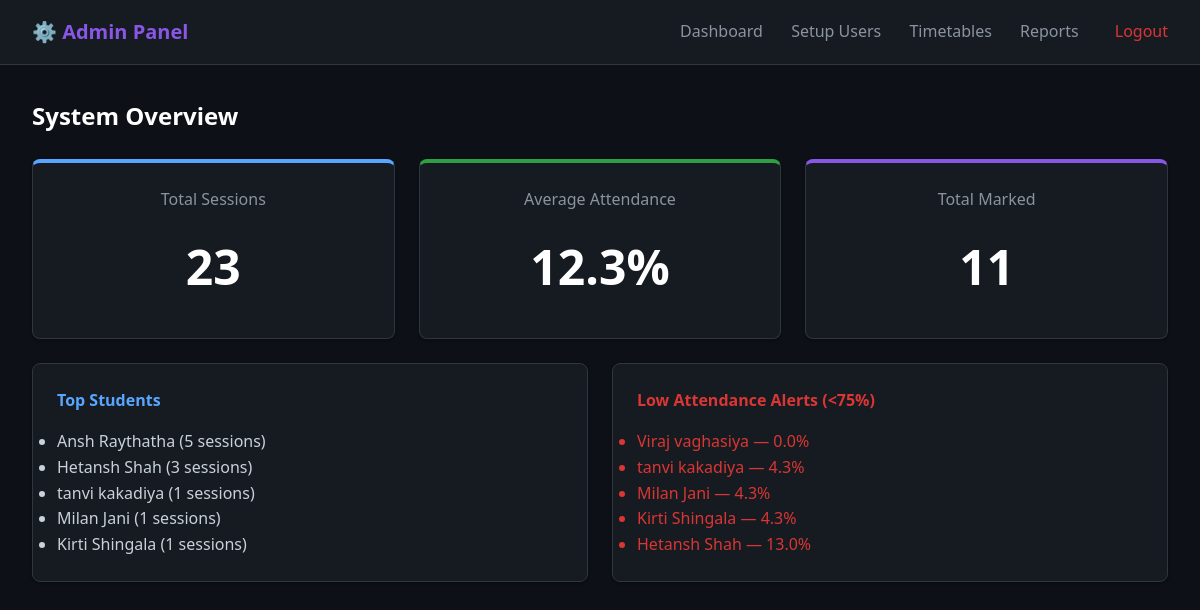
/admin (signed in), run on the app's committed database.
### tables this page shows
CREATE TABLE students (
                id INTEGER PRIMARY KEY AUTOINCREMENT,
                student_id TEXT UNIQUE NOT NULL,
                name TEXT NOT NULL,
                email TEXT UNIQUE NOT NULL,
                department TEXT NOT NULL,
                created_at TIMESTAMP DEFAULT CURRENT_TIMESTAMP,
                is_active BOOLEAN DEFAULT 1
            );

### app.py (the view)
    def wrap(*args, **kwargs):
        if not session.get("admin_logged_in"):
            return redirect(url_for("admin_login"))
        return f(*args, **kwargs)

### app.py (called while the page is built)
def admin_required(f):
    def wrap(*args, **kwargs):
        if not session.get("admin_logged_in"):
            return redirect(url_for("admin_login"))
        return f(*args, **kwargs)
    wrap.__name__ = f.__name__
    return wrap

@app.route("/admin")
@admin_required
def admin_dashboard():
    stats = analytics_service.get_system_statistics()
    return render_template("admin_dashboard.html", stats=stats)

### database.py (called while the page is built)
    def connect(self):
        self.conn = sqlite3.connect(DB_PATH)
        self.cursor = self.conn.cursor()

    def disconnect(self):
        if self.conn:
            self.conn.close()

### templates/admin_dashboard.html (shortened to what this page needs)
{% extends "admin_base.html" %}
{% block content %}
<h2>System Overview</h2>
<div class="grid-cards">
    <div class="stat-card stat-blue">
        <p>Total Sessions</p>
        <h3>{{ stats.total_sessions }}</h3>
    </div>
    <div class="stat-card stat-green">
        <p>Average Attendance</p>
        <h3>{{ stats.average_attendance|round(1) }}%</h3>
    </div>
    <div class="stat-card stat-purple">
        <p>Total Marked</p>
        <h3>{{ stats.total_marked }}</h3>
    </div>
</div>
<div class="grid-cards">
    <div class="stat-card" style="text-align: left;">
        <h4 style="color: var(--accent-blue);">Top Students</h4>
        <ul>
            {% for name, count in stats.top_students %}
                <li>{{ name }} ({{ count }} sessions)</li>
            {% else %}
                <li style="color: var(--text-muted);">No data yet</li>
            {% endfor %}
        </ul>
    </div>
    <div class="stat-card" style="text-align: left;">
        <h4 style="color: var(--accent-red);">Low Attendance Alerts (<75%)</h4>
        <ul>
            {% for name, rate in stats.low_attendance_students %}
                <li style="color: var(--accent-red);">{{ name }} — {{ rate|round(1) }}%</li>
            {% else %}
                <li style="color: var(--accent-green);">All good!</li>
            {% endfor %}
        </ul>
    </div>
</div>
{% endblock %}

### static/css/styles.css (style rules this page uses)
:root { --bg-primary: #0d1117; --bg-card: #161b22; --bg-hover: #1f2428; --border-color: #30363d; --text-primary: #c9d1d9; --text-muted: #8b949e; --accent-blue: #58a6ff; --accent-green: #2ea043; --accent-red: #da3633; --accent-gold: #d29922; --accent-purple: #8957e5; --shadow-sm: 0 1px 3px rgba(0,0,0,0.12), 0 1px 2px rgba(0,0,0,0.24); --shadow-md: 0 4px 6px rgba(0,0,0,0.3); --radius-md: 8px; --radius-lg: 12px; }
* { box-sizing: border-box; margin: 0; padding: 0; }
body { font-family: 'Segoe UI', system-ui, -apple-system, sans-serif; background-color: var(--bg-primary); color: var(--text-primary); line-height: 1.6; min-height: 100vh; display: flex; flex-direction: column; }
h1, h2, h3, h4 { color: white; font-weight: 600; margin-bottom: 1rem; }
h2 { font-size: 1.5rem; }
p { margin-bottom: 1rem; color: var(--text-muted); }
.grid-cards { display: grid; grid-template-columns: repeat(auto-fit, minmax(250px, 1fr)); gap: 1.5rem; margin-top: 1.5rem; }
.stat-card { background: var(--bg-card); padding: 1.5rem; border-radius: var(--radius-md); border: 1px solid var(--border-color); text-align: center; box-shadow: var(--shadow-sm); }
.stat-card h3 { font-size: 3rem; margin: 0.5rem 0; }
.stat-blue { color: var(--accent-blue); border-top: 4px solid var(--accent-blue); }
.stat-green { color: var(--accent-green); border-top: 4px solid var(--accent-green); }
.stat-purple { color: var(--accent-purple); border-top: 4px solid var(--accent-purple); }

### data on the page
students: name "Ansh Raythatha", count "5"
students: name "Hetansh Shah", id "3", rate "13.0"
students: name "tanvi kakadiya", is_active "1", rate "4.3"
students: name "Milan Jani", is_active "1", rate "4.3"
students: name "Kirti Shingala", is_active "1", rate "4.3"
students: name "Viraj vaghasiya", rate "0.0"

### other printed values
{{ stats.total_sessions }} "23"
{{ stats.average_attendance|round(1) }} "12.3"
{{ stats.total_marked }} "11"
